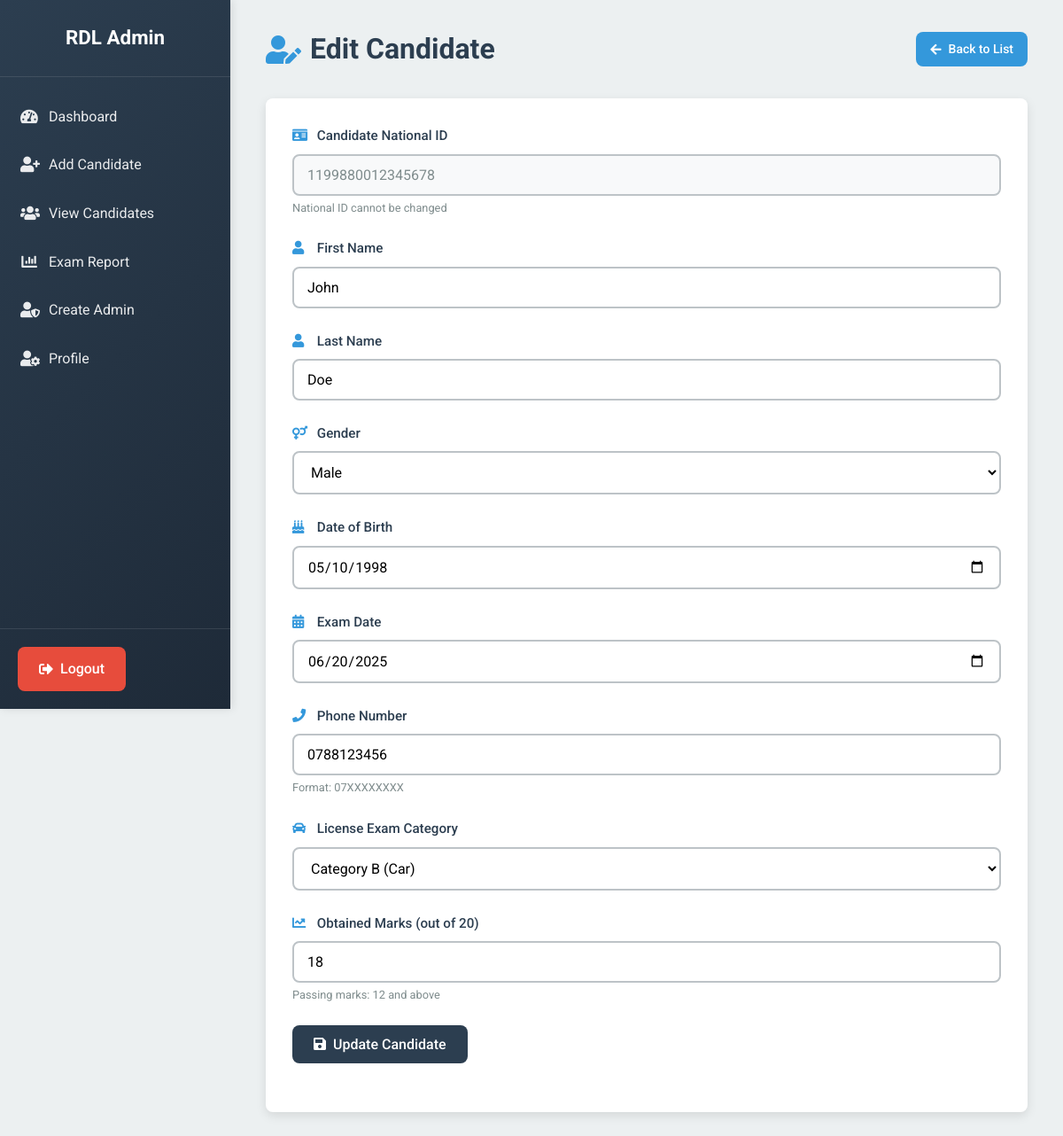
Page /edit_candidate.php?id=1199880012345678 (signed in) on the committed database.
### tables this page shows
CREATE TABLE `Grade` (
  `CandidateNationalId` varchar(20) NOT NULL,
  `LicenseExamCategory` varchar(50) NOT NULL,
  `ObtainedMarks` int(11) NOT NULL,
  `Decision` varchar(10) NOT NULL,
  KEY `CandidateNationalId` (`CandidateNationalId`),
  CONSTRAINT `grade_ibfk_1` FOREIGN KEY (`CandidateNationalId`) REFERENCES `Candidate` (`CandidateNationalId`) ON DELETE CASCADE ON UPDATE CASCADE
);

CREATE TABLE `Candidate` (
  `CandidateNationalId` varchar(20) NOT NULL,
  `FirstName` varchar(50) NOT NULL,
  `LastName` varchar(50) NOT NULL,
  `Gender` enum('Male','Female') NOT NULL,
  `DOB` date NOT NULL,
  `ExamDate` date NOT NULL,
  `PhoneNumber` varchar(20) NOT NULL,
  PRIMARY KEY (`CandidateNationalId`),
  UNIQUE KEY `PhoneNumber` (`PhoneNumber`)
);

### edit_candidate.php (the view, shortened to what this page needs)
<?php
require_once "config.php";
$id = isset($_POST["id"]) ? $_POST["id"] : $_GET["id"];
$sql = "SELECT c.*, g.LicenseExamCategory, g.ObtainedMarks FROM Candidate c
        JOIN Grade g ON c.CandidateNationalId = g.CandidateNationalId
        WHERE c.CandidateNationalId = ?";
if($stmt = mysqli_prepare($link, $sql)){
    mysqli_stmt_bind_param($stmt, "s", $id);
    if(mysqli_stmt_execute($stmt)){
        $result = mysqli_stmt_get_result($stmt);
        if(mysqli_num_rows($result) == 1) {
            $row = mysqli_fetch_assoc($result);
        } else {
            header("location: view_candidates.php?error=" . urlencode("Candidate not found"));
            exit;
        }
    } else {
        $error = "Error fetching candidate data.";
    }
}
include 'templates/header.php';
include 'templates/sidebar.php';
?>
<div class="page-header">
    <h1><i class="fas fa-user-edit"></i> Edit Candidate</h1>
    <a href="view_candidates.php" class="btn btn-sm"><i class="fas fa-arrow-left"></i> Back to List</a>
</div>
<div class="card">
    <form action="<?php echo htmlspecialchars($_SERVER["PHP_SELF"]); ?>" method="post">
        <div class="form-group">
            <label><i class="fas fa-id-card"></i> Candidate National ID</label>
            <input type="text" value="<?php echo htmlspecialchars($row['CandidateNationalId']); ?>" disabled>
            <small>National ID cannot be changed</small>
        </div>
        <div class="form-group">
            <label><i class="fas fa-user"></i> First Name</label>
            <input type="text" name="firstName" value="<?php echo htmlspecialchars($row['FirstName']); ?>" required>
        </div>
        <div class="form-group">
            <label><i class="fas fa-user"></i> Last Name</label>
            <input type="text" name="lastName" value="<?php echo htmlspecialchars($row['LastName']); ?>" required>
        </div>
        <div class="form-group">
            <label><i class="fas fa-venus-mars"></i> Gender</label>
            <select name="gender" required>
                <option value="Male" <?php if($row['Gender'] == 'Male') echo 'selected'; ?>>Male</option>
            </select>
        </div>
        <div class="form-group">
            <label><i class="fas fa-birthday-cake"></i> Date of Birth</label>
            <input type="date" name="dob" value="<?php echo htmlspecialchars($row['DOB']); ?>" required>
        </div>
        <div class="form-group">
            <label><i class="fas fa-calendar-alt"></i> Exam Date</label>
            <input type="date" name="examDate" value="<?php echo htmlspecialchars($row['ExamDate']); ?>" required>
        </div>
        <div class="form-group">
            <label><i class="fas fa-phone"></i> Phone Number</label>
            <input type="text" name="phoneNumber" value="<?php echo htmlspecialchars($row['PhoneNumber']); ?>" required>
            <small>Format: 07XXXXXXXX</small>
        </div>
        <div class="form-group">
            <label><i class="fas fa-car"></i> License Exam Category</label>
            <select name="licenseExamCategory" required>
                <option value="B" <?php if($row['LicenseExamCategory'] == 'B') echo 'selected'; ?>>Category B (Car)</option>
            </select>
        </div>
        <div class="form-group">
            <label><i class="fas fa-chart-line"></i> Obtained Marks (out of 20)</label>
            <input type="number" name="obtainedMarks" min="0" max="20" value="<?php echo htmlspecialchars($row['ObtainedMarks']); ?>" required>
            <small>Passing marks: 12 and above</small>
        </div>
        <div class="form-group">
            <button type="submit" class="btn btn-primary"><i class="fas fa-save"></i> Update Candidate</button>
        </div>
    </form>
</div>
<?php
include 'templates/footer.php';
?>

### css/style.css (style rules this page uses)
:root { --primary-color: #2c3e50; --secondary-color: #3498db; --light-color: #ecf0f1; --dark-color: #1e2a38; --success-color: #27ae60; --warning-color: #f39c12; --error-color: #e74c3c; --white-color: #ffffff; --gray-light: #bdc3c7; --gray-dark: #7f8c8d; --shadow: 0 4px 12px rgba(0,0,0,0.1); --shadow-hover: 0 6px 20px rgba(0,0,0,0.15); --border-radius: 8px; --transition: all 0.3s ease; }
* { box-sizing: border-box; margin: 0; padding: 0; }
body { font-family: 'Roboto', sans-serif; background-color: var(--light-color); color: #333; line-height: 1.6; display: flex; font-weight: 400; }
.page-header { margin-bottom: 30px; display: flex; justify-content: space-between; align-items: center; flex-wrap: wrap; gap: 15px; }
.page-header h1 { color: var(--primary-color); font-weight: 700; font-size: 2em; margin: 0; display: flex; align-items: center; gap: 10px; }
.page-header h1 i { color: var(--secondary-color); }
.card { background-color: var(--white-color); padding: 30px; border-radius: var(--border-radius); box-shadow: var(--shadow); margin-bottom: 20px; transition: var(--transition); }
.form-group { margin-bottom: 25px; text-align: left; }
.form-group label { display: block; margin-bottom: 8px; font-weight: 500; color: var(--primary-color); font-size: 0.95em; }
.form-group label i { margin-right: 8px; color: var(--secondary-color); width: 16px; }
.form-group input, .form-group select, .form-group textarea { width: 100%; padding: 12px 15px; border: 2px solid var(--gray-light); border-radius: var(--border-radius); font-size: 16px; font-family: 'Roboto', sans-serif; transition: var(--transition); background-color: var(--white-color); }
.form-group input:disabled { background-color: #f8f9fa; color: var(--gray-dark); cursor: not-allowed; }
.form-group small { display: block; margin-top: 5px; color: var(--gray-dark); font-size: 0.8em; line-height: 1.4; }
.btn { display: inline-flex; align-items: center; justify-content: center; gap: 8px; background-color: var(--secondary-color); color: var(--white-color); padding: 12px 24px; border: none; border-radius: var(--border-radius); cursor: pointer; text-decoration: none; font-size: 16px; font-weight: 500; font-family: 'Roboto', sans-serif; transition: var(--transition); text-align: center; min-width: 120px; }
.btn-primary { background-color: var(--primary-color); }
.btn-sm { padding: 8px 16px; font-size: 14px; min-width: 80px; }
.card, .alert, .stat-card { animation: fadeInUp 0.6s ease-out; }
.card:nth-child(2) { animation-delay: 0.1s; }

### rows in the picture
grade: CandidateNationalId.CandidateNationalId "1199880012345678", firstName "John", lastName "Doe", dob "05/10/1998", examDate "06/20/2025", phoneNumber "0788123456", licenseExamCategory "Category B (Car)", obtainedMarks "18"
candidate: gender "Male"
